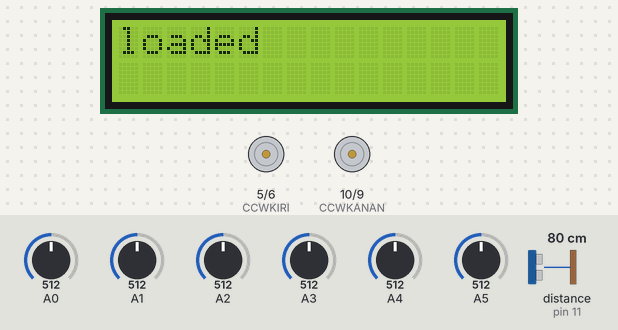
A sketch run on a simulated Arduino Uno, built with avr-gcc and run on an emulated ATmega328P. Parts: 16×2 character LCD, motor-driver pin pairs drawn as motors (green arrow = first pin HIGH = forward, orange = second pin HIGH = backward, longer = more drive). The test bench sets the inputs (shaded band); at power-on: A2 = 512, A0 = 512, A3 = 512, A1 = 512, A4 = 512, A5 = 512, distance to the obstacle (sensor on pin 11) 80 cm. The echo pulse lasts 58.3 µs per cm; random numbers use the default seed unless the sketch sets one; what the sketch prints to the serial monitor is not drawn.

Above: at 0.6 s.
At 2.3 s:
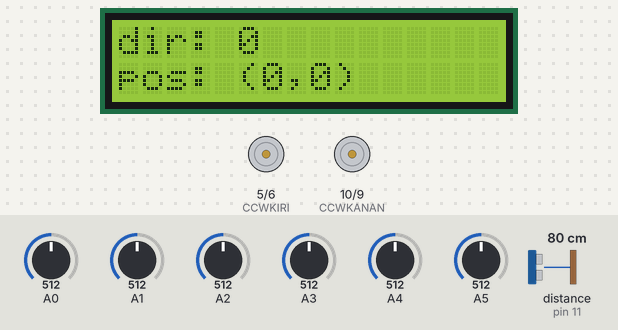
2.4 s: A2 set to 753
5.0 s: A2 set to 783
At 6.3 s:
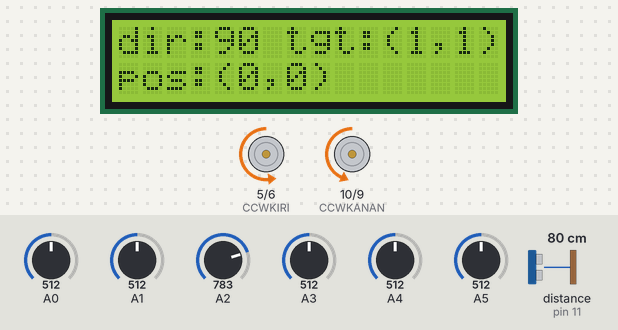
6.6 s: A0 set to 754
8.1 s: A0 set to 775
At 8.8 s:
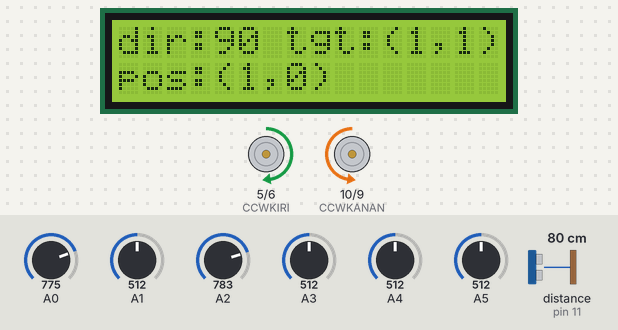
9.9 s: A3 set to 751
11.4 s: A3 set to 783
At 17.7 s:
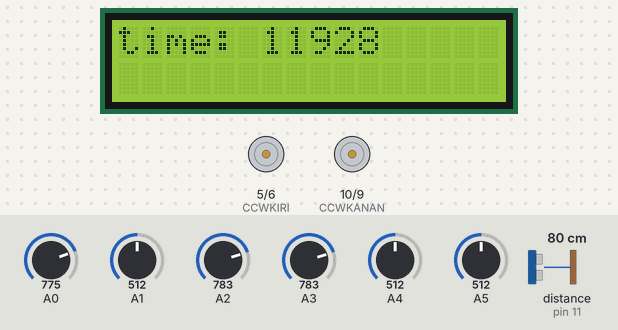
Timing chart, 0 to 18.0 s (numbered marks = the images above; inputs shaded):
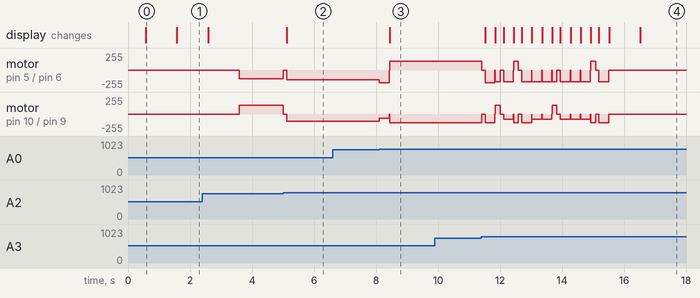

Measured:
- the behaviour switches between 764 and 765 on A2 (found by bisection; images 1 and 2)
- the behaviour switches between 764 and 765 on A0 (found by bisection; images 2 and 3)
- the behaviour switches between 764 and 765 on A3 (found by bisection; images 3 and 4)
- after the input at 5.0 s, motor on pin 5 (CCWKIRI) / pin 6 (CWKIRI): backward 128/255 → stopped at once, → backward 144/255 0.11 s later; motor on pin 10 (CCWKANAN) / pin 9 (CWKANAN): forward 128/255 → stopped at once, → backward 112/255 0.11 s later; the display: changes after 0.12 s (image 2)
- after the input at 6.6 s, every drawn part: stays the same
- after the input at 8.1 s, motor on pin 5 (CCWKIRI) / pin 6 (CWKIRI): backward 144/255 → backward 194/255 at once, → forward 128/255 0.33 s later; motor on pin 10 (CCWKANAN) / pin 9 (CWKANAN): backward 112/255 → backward 62/255 at once, → backward 128/255 0.33 s later; the display: changes after 0.34 s (image 3)
- after the input at 9.9 s, every drawn part: stays the same
- after the input at 11.4 s, the display: first changes after 0.12 s (image 4 shows a later state)
- what the display in image 0 shows lasts 1.0 s, from 0.6 s to 1.6 s

The sketch:

robot_ga_tsp_with_obstacle1.ino
```cpp
#include <LiquidCrystal.h>
#include <EEPROM.h>
#include "stdio.h"
#include "stdlib.h"

#define KANAN 0
#define KIRI  1

#define ECHO    11
#define TRIGGER 12

//functions
void genetic_algorithm(int awal_generateX,int awal_generateY);
void program_jalan();
void timer2_init();
void readSensor();
void kalibrasi();
int kecepatanMotor(int* sensor,int* weight);
void belokanan(int numb_sens,int vLeft,int vRight);
void belokiri(int numb_sens,int vLeft,int vRight);
void detekCabang(int garis,int num_sens,int kecepatan,int breakTime);
void maju(int v_awal);
void driverMotor(int side,int val);
void rem();
void cek_halangan(int posx,int posy,int orient);
boolean read_srf04();

/////////////////////////////////
//array untuk jarak X
unsigned int jarakX[6][5]= {{1,1,1,1,1},
                           {1,1,1,1,1},
                           {1,1,1,1,1},
                           {1,1,1,1,1},
                           {1,1,1,1,1},
                           {1,1,1,1,1}};

//array untuk jarak Y
unsigned int jarakY[5][6]= {{1,1,1,1,1,1},
                           {1,1,1,1,1,1},
                           {1,1,1,1,1,1},
                           {1,1,1,1,1,1},
                           {1,1,1,1,1,1}};

//array untuk state obstacle X
unsigned int obsX[6][5]= {{0,0,0,0,0},
                           {0,0,0,0,0},
                           {0,0,0,0,0},
                           {0,0,0,0,0},
                           {0,0,0,0,0},
                           {0,0,0,0,0}};

//array untuk state obstacle Y
unsigned int obsY[5][6]= {{0,0,0,0,0,0},
                           {0,0,0,0,0,0},
                           {0,0,0,0,0,0},
                           {0,0,0,0,0,0},
                           {0,0,0,0,0,0}};
//////////////////////////////////

//pin assignments
LiquidCrystal lcd(13,8,7,4,3,2);
#define CWKIRI  6
#define CCWKIRI 5
#define CWKANAN 9
#define CCWKANAN  10

//variables
char buff[33];
int sens[6],cal[6],res[6],lower[6],upper[6];
const int wKi[6]={-50,-33,-16,16,33,50};
const int wKa[6]={50,33,16,-16,-33,-50};
const int v0= 128;
int vKa,vKi;
int pewaktu=0;
int orientasi= 0; //0 utara; 90 timur;180 barat;270 selatan

//variables for genetic algorithm
unsigned int elit_parent[6][2];
unsigned int target[2];
int target_index;
int pos[2]= {0,0};
unsigned int gen_pop_init[2]= {0,0};

ISR(TIMER2_COMPA_vect){
  readSensor();
  pewaktu++;
}

///////////////////////////
boolean read_srf04(){
  long duration;
  float distance;
  digitalWrite(TRIGGER, LOW);
  delayMicroseconds(5);
  digitalWrite(TRIGGER, HIGH);
  delayMicroseconds(10);
  digitalWrite(TRIGGER, LOW);
  duration = pulseIn(ECHO, HIGH);
  distance= duration*0.034/2;
  if(distance< 7.0){
    return 1;
  }
  else{
    return 0;
  }
}

int minim(int a,int b){
  if(a>b){
    return b;
  }
  else{
    return a;
  }
}
///////////////////////////

void setup() {
  // put your setup code here, to run once:
  //setup pin pada driver motor
  pinMode(CWKIRI,OUTPUT);
  pinMode(CCWKIRI,OUTPUT);
  pinMode(CWKANAN,OUTPUT);
  pinMode(CCWKANAN,OUTPUT);

  pinMode(TRIGGER,OUTPUT);
  pinMode(ECHO,INPUT);

  Serial.begin(9600);
  //Serial.println("kesesatan dimulai");

  lcd.begin(16,2);
  lcd.setCursor(0,0);
  lcd.print("load eeprom");
  delay(500);
  for(int i=0;i<6;i++){
    cal[i]= EEPROM.read(i)*3; //membaca eeprom untuk ambang batas sensor
  }

  lcd.clear();
  lcd.setCursor(0,0);
  lcd.print("loaded");
  delay(1000);
  timer2_init();

  lcd.clear();
  lcd.setCursor(0,0);
  sprintf(buff,"dir: %d",orientasi);
  lcd.print(buff);
  lcd.setCursor(0,1);
  sprintf(buff,"pos: (%d,%d)",pos[0],pos[1]);
  lcd.print(buff);
  delay(1000);

  genetic_algorithm(gen_pop_init[0],gen_pop_init[1]);  //fungsi genetik algoritma
  unsigned int mulai= millis();
  program_jalan();  //fungsi jalan
  unsigned int akhir= millis()- mulai;
  delay(1000);
  lcd.clear();
  lcd.setCursor(0,0);
  sprintf(buff,"time: %d",akhir);
  lcd.print(buff);
}

void loop() {
  // put your main code here, to run repeatedly:
}

void genetic_algorithm(int awal_generateX,int awal_generateY){
  unsigned int pop[5][6][2];
  unsigned int parent[2][6][2];
  unsigned int child[4][6][2];
  int optVal= 28;
  float fn_max;
  int iterasi=0;
  int index= 0;
  randomSeed(analogRead(0));
  //kosongkan
  for(int i=0;i<5;i++){
    for(int j=0;j<6;j++){
      pop[i][j][0]=0;
      pop[i][j][1]=0;
    }
  }
  //kesesatan dimulai disini
  //bangkitkan populasi
  for(int i=0;i<5;i++){
    /////////////////////////////////
    pop[i][0][0]=awal_generateX;
    pop[i][0][1]=awal_generateY;
    /////////////////////////////////
    int pop_lama[2]={awal_generateX,awal_generateY};
    for(int j=1;j<5;j++){
      int dX= random(0,5);  //awal gene
      int dY= random(0,5);  //awal gene
      while(((dX==pop_lama[0])&&(dY==pop_lama[0]))||((dX==5)&&(dY==5))){
        dX= random(0,5);  //awal gene
        dY= random(0,5);  //awal gene
      }
      pop[i][j][0]=dX;
      pop[i][j][1]=dY;
    }
    pop[i][5][0]=5;
    pop[i][5][1]=5;
  }
  int eucDist= ((5-awal_generateX)+(5-awal_generateY))+1;
  iterasi=0;
  unsigned int start= millis();

  while((optVal>eucDist)&&(iterasi< 250)){
    //menghitung panjang dan fitness
    int l[5];
    float fn[5];
    for(int i=0;i<5;i++){
      l[i]=0;
      int asalX=awal_generateX;
      int asalY=awal_generateY;
      for(int j=1;j<6;j++){
        //////////////////////////////////
        int tujuanX= pop[i][j][0];
        int tujuanY= pop[i][j][1];
        //hitung untuk follow X
        while(asalX!=tujuanX){
          if(asalX<tujuanX){
            l[i]=l[i]+jarakX[asalY][minim(asalX,tujuanX)];
            asalX++;
          }
          else if(asalX>tujuanX){
            l[i]=l[i]+jarakX[asalY][minim(asalX,tujuanX)];
            asalX--;
          }
        }
        //hitung untuk follow Y
        while(asalY!=tujuanY){
          if(asalY<tujuanY){
            l[i]=l[i]+jarakY[minim(asalY,tujuanY)][asalX];
            asalY++;
          }
          else if(asalY>tujuanY){
            l[i]=l[i]+jarakY[minim(asalY,tujuanY)][asalX];
            asalY--;
          }
        }
        ///////////////////////////////////
      }
      fn[i]= 1000/(1+l[i]);
    }

    //mencari nilai minimal
    float fn_min;
    optVal=l[0];
    fn_min=fn[0];
    int index=0;
    for(int i=0;i<5;i++){
      if(optVal>=l[i]){
        optVal=l[i];
        fn_max= fn[i];
        index=i;
      }
      if(fn_min>=fn[i]){
        fn_min=fn[i];
      }
    }

    //simpan solusi terbaik untuk iterasi berikutnya
    //print untuk tau rute
    for(int i=0;i<6;i++){
      elit_parent[i][0]=pop[index][i][0];
      elit_parent[i][1]=pop[index][i][1];
    }

    float sum=0;
    for(int i=0;i<5;i++){
      fn[i]=fn[i]-fn_min;
      sum= sum+fn[i];
    }

    for(int i=0;i<5;i++){
      fn[i]=(fn[i]*100)/sum;
    }

    //roulette
    float lot[5];
    for(int i=0;i<5;i++){
      if(i==0){
        lot[i]=fn[i];
      }
      else{
        lot[i]=lot[i-1]+fn[i];
      }
    }

    //pilih parent
    for(int i=0;i<2;i++){
        float any_numb= random(0,100);
        for(int j=1;j<5;j++){
          if(any_numb<lot[j]){
            for(int k=0;k<6;k++){
              parent[i][k][0]=pop[j][k][0];
              parent[i][k][1]=pop[j][k][1];
            }
          break;
          }
        }
    }

    //crossover
    for(int i=0;i<2;i++){
      switch(i){
        case 0:{
          for(int k=0;k<6;k++){
            child[0][k][0]=parent[i][k][0];
            child[0][k][1]=parent[i][k][1];
            child[2][k][0]=parent[i][k][0];
            child[2][k][1]=parent[i][k][1];
          }
        }
        case 1:{
          for(int k=0;k<6;k++){
            child[1][k][0]=parent[i][k][0];
            child[1][k][1]=parent[i][k][1];
            child[3][k][0]=parent[i][k][0];
            child[3][k][1]=parent[i][k][1];
          }
        }
      }
    }

    for(int i=0;i<2;i++){
    //ubah LSB
      child[0][5][i]=parent[1][5][i];
      child[1][5][i]=parent[0][5][i];

    //ubah 4 bit LSB
      child[2][5][i]=parent[1][5][i];
      child[3][5][i]=parent[0][5][i];
      child[2][4][i]=parent[1][4][i];
      child[3][4][i]=parent[0][4][i];
      child[2][3][i]=parent[1][3][i];
      child[3][3][i]=parent[0][3][i];
      child[2][2][i]=parent[1][2][i];
      child[3][2][i]=parent[0][2][i];
    }

    //mutasi
    for(int i=0;i<4;i++){
      int mutasi_index= random(1,5);
      child[i][5-mutasi_index][0]=random(0,5); //awal gene
      child[i][5-mutasi_index][1]=random(0,5); //awal gene
    }

    //swap ke populasi baru
    for(int i=0;i<4;i++){
      for(int j=0;j<6;j++){
        pop[i+1][j][0]=child[i][j][0];
        pop[i+1][j][1]=child[i][j][1];
        pop[0][j][0]=elit_parent[j][0];
        pop[0][j][1]=elit_parent[j][1];
      }
    }

    //for(int i=0;i<6;i++){
    //  sprintf(buff,"(%d,%d)",elit_parent[i][0],elit_parent[i][1]);
    //  Serial.print(buff);
    //}
    //Serial.print(eucDist);
    //Serial.print(",");
    //Serial.print(optVal);
    //Serial.print(",");
    //Serial.println(iterasi);

    if(iterasi> 248){
      iterasi=0;
      eucDist++;
    }
    iterasi++;
  }

  for(int i=0;i<6;i++){
    sprintf(buff,"(%d,%d)",elit_parent[i][0],elit_parent[i][1]);
    Serial.print(buff);
  }
  Serial.println(optVal);

  unsigned int current= millis()- start;
  lcd.clear();
  lcd.setCursor(0,0);
  sprintf(buff,"Dist: %d",optVal);
  lcd.print(buff);
  lcd.setCursor(0,1);
  sprintf(buff,"time: %d",current);
  lcd.print(buff);
  delay(1000);
  target_index=0;
}

void program_jalan(){
  //here something crazy begins
  while(target_index<6){
  //for(target_index=0;target_index<6;target_index++){
    if((pos[0]==5)&&(pos[1]==5)){
      break;
    }
    target[0]= elit_parent[target_index][0];
    target[1]= elit_parent[target_index][1];

    //untuk sumbu X
    while(pos[0]!=target[0]){
      if((pos[0]==5)&&(pos[1]==5)){
        break;
      }
      switch(orientasi){
        case 0:{
          if(pos[0]>target[0]){
            belokiri(2,-v0,v0,10);
          }
          else if(pos[0]<target[0]){
            belokanan(3,v0,-v0,10);
          }
        }
          break;
        case 90:{
          if(pos[0]>target[0]){
            belokiri(2,-v0,v0,10);
            belokiri(2,-v0,v0,10);
          }
          else if(pos[0]<target[0]){
            detekCabang(v0,20);
          }
        }
          break;
        case 180:{
          if(pos[0]>target[0]){
            belokanan(3,v0,-v0,10);
          }
          else if(pos[0]<target[0]){
            belokiri(2,-v0,v0,10);
          }
        }
          break;
        case 270:{
          if(pos[0]>target[0]){
            detekCabang(v0,20);
          }
          else if(pos[0]<target[0]){
            belokanan(3,v0,-v0,10);
            belokanan(3,v0,-v0,10);
          }
        }
          break;
      }
    }

    //untuk sumbu Y
    while(pos[1]!=target[1]){
      if((pos[0]==5)&&(pos[1]==5)){
        break;
      }
      switch(orientasi){
        case 0:{
          if(pos[1]>target[1]){
            belokanan(3,v0,-v0,10);
            belokanan(3,v0,-v0,10);
          }
          else if(pos[1]<target[1]){
            detekCabang(v0,20);
          }
        }
          break;
        case 90:{
          if(pos[1]>target[1]){
            belokanan(3,v0,-v0,10);
          }
          else if(pos[1]<target[1]){
            belokiri(2,-v0,v0,10);
          }
        }
          break;
        case 180:{
          if(pos[1]>target[1]){
            detekCabang(v0,20);
          }
          else if(pos[1]<target[1]){
            belokiri(2,-v0,v0,10);
            belokiri(2,-v0,v0,10);
          }
        }
          break;
        case 270:{
          if(pos[1]>target[1]){
            belokiri(2,-v0,v0,10);
          }
          else if(pos[1]<target[1]){
            belokanan(3,v0,-v0,10);
          }
        }
          break;
      }
    }
    target_index++;
  }
}

void timer2_init(){
  TCCR2A= (1<<WGM21); //CTC
  TCCR2B= TCCR2B|(1<<CS22)|(1<<CS21)|(1<<CS20); //prescaler 1024
  OCR2A = 255;
  TIMSK2|= (1<<OCIE2A); //interupsi enable timer 2 compare
}

void readSensor(){
  sens[0]=analogRead(A5);
  sens[1]=analogRead(A4);
  sens[2]=analogRead(A3);
  sens[3]=analogRead(A2);
  sens[4]=analogRead(A1);
  sens[5]=analogRead(A0);
  for(int i=0;i<6;i++){
    if(sens[i]<cal[i])res[i]=0;
    else if(sens[i]>=cal[i])res[i]=1;
  }
}

void kalibrasi(){
  for(int i=0;i<6;i++){
    if(sens[i]< lower[i])lower[i]= sens[i];
    if(sens[i]> upper[i])upper[i]= sens[i];
    cal[i]=lower[i]+((upper[i]-lower[i])/2);
  }
}

int kecepatanMotor(int* sensor,int* weight){
  int temp=0;
  for(int i=0;i<6;i++){
    temp= temp+(sensor[i]*weight[i]);
  }
  return temp;
}

void belokanan(int numb_sens,int vLeft,int vRight,int breakTime){
  pewaktu=0;
  while(pewaktu<breakTime){
    driverMotor(KANAN,vRight);
    driverMotor(KIRI,vLeft);
    Serial.print(pewaktu);
  }
  Serial.println();
  while(!res[numb_sens]){
    driverMotor(KANAN,vRight);
    driverMotor(KIRI,vLeft);
  }
  rem();
  orientasi= (360+orientasi+90)%360;
  delay(100);
  //cek ada halangan?
  cek_halangan(pos[0],pos[1],orientasi);

  lcd.clear();
  lcd.setCursor(0,0);
  sprintf(buff,"dir:%2d",orientasi);
  lcd.print(buff);
  lcd.setCursor(7,0);
  sprintf(buff,"tgt:(%d,%d)",elit_parent[target_index][0],elit_parent[target_index][1]);
  lcd.print(buff);
  lcd.setCursor(0,1);
  sprintf(buff,"pos:(%d,%d)",pos[0],pos[1]);
  lcd.print(buff);
}

void belokiri(int numb_sens,int vLeft,int vRight,int breakTime){
  pewaktu=0;
  while(pewaktu<breakTime){
    driverMotor(KANAN,vRight);
    driverMotor(KIRI,vLeft);
    Serial.print(pewaktu);
  }
  Serial.println();
  while(!res[numb_sens]){
    driverMotor(KANAN,vRight);
    driverMotor(KIRI,vLeft);
  }
  rem();
  orientasi=(360+orientasi-90)%360;
  delay(100);
  //cek ada halangan?
  cek_halangan(pos[0],pos[1],orientasi);

  lcd.clear();
  lcd.setCursor(0,0);
  sprintf(buff,"dir:%d",orientasi);
  lcd.print(buff);
  lcd.setCursor(7,0);
  sprintf(buff,"tgt:(%d,%d)",elit_parent[target_index][0],elit_parent[target_index][1]);
  lcd.print(buff);
  lcd.setCursor(0,1);
  sprintf(buff,"pos:(%d,%d)",pos[0],pos[1]);
  lcd.print(buff);
}

void detekCabang(int kecepatan,int breakTime){
  while(!(res[0]||res[5])){
    maju(kecepatan);
  }

  switch(orientasi){
    case 0: pos[1]++;
      break;
    case 90: pos[0]++;
      break;
    case 180: pos[1]--;
      break;
    case 270: pos[0]--;
      break;
  }

  pewaktu=0;
  while(pewaktu<breakTime){
    maju(kecepatan);
    Serial.print(pewaktu);
  }
  Serial.println();
  rem();

  //cek ada halangan?
  cek_halangan(pos[0],pos[1],orientasi);

  lcd.clear();
  lcd.setCursor(0,0);
  sprintf(buff,"dir:%d",orientasi);
  lcd.print(buff);
  lcd.setCursor(7,0);
  sprintf(buff,"tgt:(%d,%d)",elit_parent[target_index][0],elit_parent[target_index][1]);
  lcd.print(buff);
  lcd.setCursor(0,1);
  sprintf(buff,"pos:(%d,%d)",pos[0],pos[1]);
  lcd.print(buff);
}

void maju(int v_awal){
  int vKanan,vKiri;
  vKanan= v_awal+ kecepatanMotor(res,wKa);
  vKiri= v_awal+ kecepatanMotor(res,wKi);
  driverMotor(KANAN,vKanan);
  driverMotor(KIRI,vKiri);
}

void driverMotor(int side,int val){
  if(side== KANAN){
    if(val>= 0){
      analogWrite(CWKANAN,abs(val));
      analogWrite(CCWKANAN,0);
    }
    else if(val< 0){
      analogWrite(CWKANAN,0);
      analogWrite(CCWKANAN,abs(val));
    }
  }
  else if(side== KIRI){
    if(val>= 0){
      analogWrite(CWKIRI,abs(val));
      analogWrite(CCWKIRI,0);
    }
    else if(val< 0){
      analogWrite(CWKIRI,0);
      analogWrite(CCWKIRI,abs(val));
    }
  }
}

void rem(){
  driverMotor(KANAN,0);
  driverMotor(KIRI,0);
}

void cek_halangan(int posx,int posy,int orient){
  int state;
  switch(orient){
    case 0: state= obsY[posy][posx];
      break;
    case 90: state= obsX[posy][posx];
      break;
    case 180: state= obsX[posy][posx-1];
      break;
    case 270: state= obsY[posy-1][posx];
      break;
  }

  //lakukan pemindai jarak
  if(!state){
    if(read_srf04()){
    lcd.clear();
    lcd.setCursor(0,0);
    lcd.print("halangan");
    delay(1000);
    //update tabel
    int a=posx;
    int b=posy;
    switch(orient){
      case 0:
        jarakY[b][a]+=50;
        obsY[b][a]=1;
        break;
      case 90:
        jarakX[b][a]+=50;
        obsX[b][a]=1;
        break;
      case 180:
        jarakX[b][a-1]+=50;
        obsX[b][a-1]=1;
        break;
      case 270:
        jarakY[b-1][a]+=50;
        obsY[b-1][a]=1;
        break;
    }
    print_tabel();
    //hitung GA ulang
    genetic_algorithm(pos[0],pos[1]);
    program_jalan();
    }
  }
}

void print_tabel(){
  Serial.println("JARAK X");
  for(int i=0;i<6;i++){
    for(int j=0;j<5;j++){
      Serial.print(jarakX[i][j]);
      Serial.print(",");
    }
    Serial.println();
  }
  Serial.println("JARAK Y");
  for(int i=0;i<5;i++){
    for(int j=0;j<6;j++){
      Serial.print(jarakY[i][j]);
      Serial.print(",");
    }
    Serial.println();
  }
}
```
